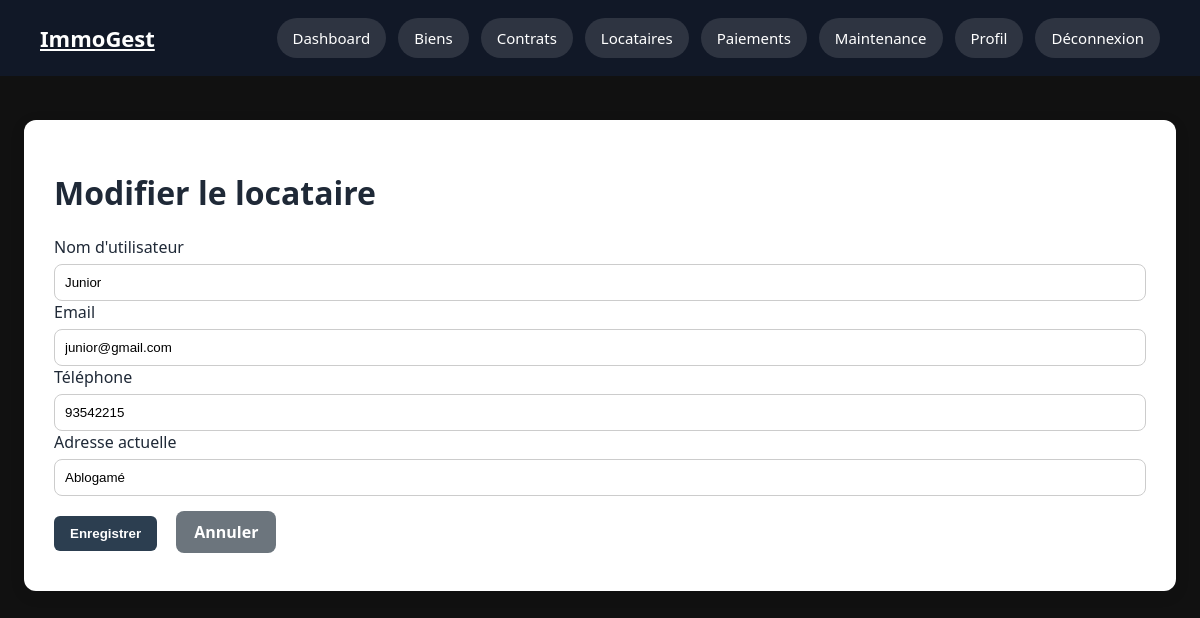
/properties/locataires/5/modifier/ (signed in), run on the app's committed database.
### accounts/models.py (models this page shows, shortened)
class ProfilLocataire(models.Model):
    user = models.OneToOneField(
        User,
        on_delete=models.CASCADE,
        related_name='profil_locataire',
        verbose_name='Utilisateur'
    )
    proprietaire = models.ForeignKey(
        ProfilProprietaire,
        on_delete=models.SET_NULL,
        null=True,
        blank=True,
        related_name='locataires',
        verbose_name='Propriétaire'
    )
    adresse_actuelle = models.CharField(
        max_length=255,
        blank=True,
        verbose_name='Adresse actuelle'
    )
    created_at = models.DateTimeField(
        auto_now_add=True,
        verbose_name='Créé le'
    )
    updated_at = models.DateTimeField(
        auto_now=True,
        verbose_name='Modifié le'
    )
    class Meta:
        verbose_name = 'Profil locataire'
        verbose_name_plural = 'Profils locataires'

class User(AbstractUser):
    PROPRIETAIRE = 'proprietaire'
    LOCATAIRE = 'locataire'
    ROLE_CHOICES = [
        (PROPRIETAIRE, 'Propriétaire'),
        (LOCATAIRE, 'Locataire'),
    ]
    role = models.CharField(
        max_length=20,
        choices=ROLE_CHOICES,
        verbose_name='Rôle'
    )
    telephone = models.CharField(
        max_length=20,
        blank=True,
        verbose_name='Téléphone'
    )
    photo = models.ImageField(
        upload_to='profils/',
        blank=True,
        null=True,
        verbose_name='Photo de profil'
    )
    class Meta:
        verbose_name = 'Utilisateur'
        verbose_name_plural = 'Utilisateurs'

### properties/views.py (the view, shortened to what this page needs)
# urls.py: path('locataires/<int:pk>/modifier/', views.modifier_locataire, name='modifier_locataire'),
@login_required
@proprietaire_required
def modifier_locataire(request, pk):
    proprietaire = request.user.profil_proprietaire
    locataire = get_object_or_404(
        ProfilLocataire,
        pk=pk,
        proprietaire=proprietaire
    )
    return render(request, 'properties/modifier_locataire.html', {
        'locataire': locataire
    })

### templates/properties/modifier_locataire.html (shortened to what this page needs)
{% extends "base.html" %}
{% block content %}
<div class="card">
    <h1>Modifier le locataire</h1>
    <form method="post">
        <label>Nom d'utilisateur</label>
        <input type="text" name="username" value="{{ locataire.user.username }}" required>
        <label>Email</label>
        <input type="email" name="email" value="{{ locataire.user.email }}" required>
        <label>Téléphone</label>
        <input type="text" name="telephone" value="{{ locataire.user.telephone }}">
        <label>Adresse actuelle</label>
        <input type="text" name="adresse" value="{{ locataire.adresse_actuelle }}">
        <button type="submit" class="action-btn">
            Enregistrer
        </button>
        <a href="{% url 'properties:detail_locataire' locataire.pk %}" class="btn-secondary">
            Annuler
        </a>
    </form>
</div>
{% endblock %}

### static/css/style.css (style rules this page uses)
* { box-sizing: border-box; }
body { margin: 0; font-family: Arial, sans-serif; background-color: #f5f7fa; color: #222; }
.card { background-color: white; padding: 30px; border-radius: 12px; box-shadow: 0 4px 15px rgba(0, 0, 0, 0.1); }
input, select, textarea { width: 100%; padding: 10px; margin-top: 6px; border: 1px solid #ccc; border-radius: 8px; }
button { background-color: #0f172a; color: white; border: none; padding: 12px 20px; border-radius: 8px; cursor: pointer; font-weight: bold; }
.btn-secondary { margin-left: 10px; color: #0f172a; text-decoration: none; font-weight: bold; }
.btn-secondary { display: inline-block; padding: 10px 18px; background: #6c757d; color: white; text-decoration: none; border-radius: 8px; margin-top: 15px; }
.action-btn { display: inline-block; padding: 10px 16px; background-color: #2c3e50; color: white; text-decoration: none; border-radius: 6px; margin-top: 15px; }
.action-btn { display: inline-block; padding: 10px 16px; background-color: #2c3e50; color: white; text-decoration: none; border-radius: 6px; margin: 10px 5px 10px 0; }
body { background: #f6f4ef; color: #1f2937; }
body { margin: 0; padding: 0; background: #111; font-family: 'Segoe UI', sans-serif; }

### data on the page
ProfilLocataire: username "Junior", email "junior@gmail.com", telephone "93542215", adresse "Ablogamé"
